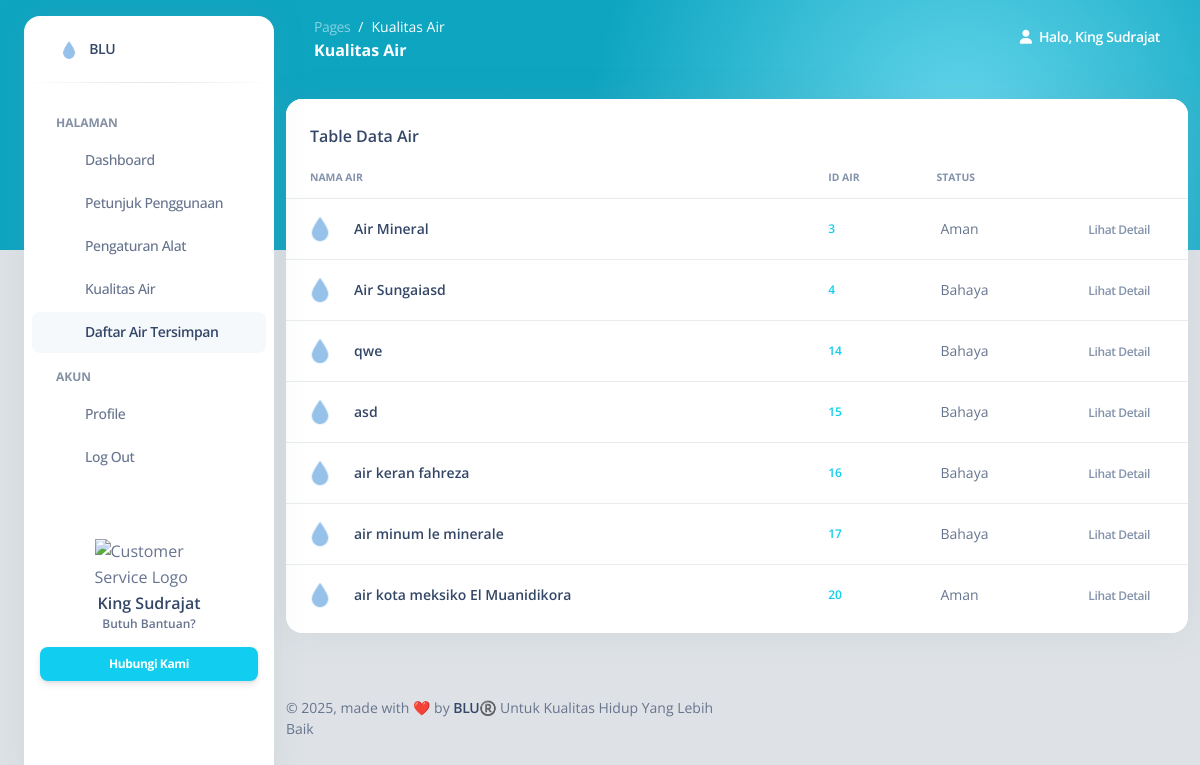
The page /pages/main/daftarair.php (signed in) on the database its author committed.
### tables this page shows
CREATE TABLE `users` (
  `id_user` int(10) NOT NULL,
  `nama` varchar(20) NOT NULL,
  `email` varchar(20) NOT NULL,
  `password` varchar(20) NOT NULL,
  `id_device` int(10) UNSIGNED DEFAULT NULL,
  `role` varchar(20) NOT NULL DEFAULT 'user'
);

CREATE TABLE `air` (
  `id_air` int(11) NOT NULL,
  `nama_air` varchar(100) NOT NULL,
  `deskripsi_air` text NOT NULL,
  `kualitas` enum('Bahaya','Hati-hati','Aman') NOT NULL,
  `ph_air` float NOT NULL,
  `turbidity_air` float NOT NULL,
  `tds_air` float NOT NULL,
  `id_user` int(11) NOT NULL
);

### pages/main/daftarair.php (the view, shortened to what this page needs)
<?php
include "../../classes/koneksi.php";
$id_user = $_SESSION['id_user'];
$query_user = $koneksi->query("SELECT * FROM users WHERE id_user = '$id_user'");
$data_user = $query_user->fetch_assoc();
?>
<!DOCTYPE html>
<html lang="en">
<head>
  <link href="https://demos.creative-tim.com/argon-dashboard-pro/assets/css/nucleo-icons.css" rel="stylesheet" />
  <link href="https://demos.creative-tim.com/argon-dashboard-pro/assets/css/nucleo-svg.css" rel="stylesheet" />
  <link id="pagestyle" href="../../assets/css/argon-dashboard.css?v=2.1.0" rel="stylesheet" />
</head>
<body class="g-sidenav-show  bg-gray-300">
  <aside class="sidenav bg-white navbar navbar-vertical navbar-expand-xs border-0 border-radius-xl my-3 fixed-start ms-4 " id="sidenav-main">
    <div class="sidenav-header">
      <a class="navbar-brand m-0" href="" target="_blank">
      <img src="../../assets/img/bluicon.png" width="26px" height="26px" class="navbar-brand-img h-100" alt="main_logo">
        <span class="ms-1 font-weight-bold"> BLU </span>
      </a>
    </div>
    <hr class="horizontal dark mt-0">
    <div class="collapse navbar-collapse  w-auto " id="sidenav-collapse-main">
      <ul class="navbar-nav">
      <li class="nav-item mt-3">
          <h6 class="ps-4 ms-2 text-uppercase text-xs font-weight-bolder opacity-6">Halaman </h6>
        </li>
        <li class="nav-item">
          <a class="nav-link " href="dashboard.php">
            <div class="icon icon-shape icon-sm border-radius-md text-center me-2 d-flex align-items-center justify-content-center">
            </div>
            <span class="nav-link-text ms-1">Dashboard</span>
          </a>
        </li>
        <li class="nav-item">
          <a class="nav-link " href="petunjuk.php">
            <div class="icon icon-shape icon-sm border-radius-md text-center me-2 d-flex align-items-center justify-content-center">
            </div>
            <span class="nav-link-text ms-1">Petunjuk Penggunaan</span>
          </a>
        </li>
        <li class="nav-item">
          <a class="nav-link " href="alat.php">
            <div class="icon icon-shape icon-sm border-radius-md text-center me-2 d-flex align-items-center justify-content-center">
            </div>
            <span class="nav-link-text ms-1">Pengaturan Alat</span>
          </a>
        </li>
        <li class="nav-item">
          <a class="nav-link " href="pantau.php">
            <div class="icon icon-shape icon-sm border-radius-md text-center me-2 d-flex align-items-center justify-content-center">
            </div>
            <span class="nav-link-text ms-1"> Kualitas Air </span>
          </a>
        </li>
        <li class="nav-item">
          <a class="nav-link active " href="daftarair.php">
            <div class="icon icon-shape icon-sm border-radius-md text-center me-2 d-flex align-items-center justify-content-center">
            </div>
            <span class="nav-link-text ms-1"> Daftar Air Tersimpan </span>
          </a>
        </li>
        <li class="nav-item mt-3">
          <h6 class="ps-4 ms-2 text-uppercase text-xs font-weight-bolder opacity-6">Akun </h6>
        </li>
        <li class="nav-item">
          <a class="nav-link " href="user.php">
            <div class="icon icon-shape icon-sm border-radius-md text-center me-2 d-flex align-items-center justify-content-center">
            </div>
            <span class="nav-link-text ms-1">Profile</span>
          </a>
        </li>
        <li class="nav-item">
          <a class="nav-link " href="../../classes/logout.php">
            <div class="icon icon-shape icon-sm border-radius-md text-center me-2 d-flex align-items-center justify-content-center">
            </div>
            <span class="nav-link-text ms-1">Log Out</span>
          </a>
        </li>
      </ul>
    </div>
    <div class="sidenav-footer mx-3 ">
      <div class="card card-plain shadow-none" id="sidenavCard">
        <img class="w-50 mx-auto" src="https://cdn-icons-gif.flaticon.com/17576/17576973.gif" alt="Customer Service Logo">
        <div class="card-body text-center p-3 w-100 pt-0">
          <div class="docs-info">
            <h6 class="mb-0">
            <?php echo isset($data_user['nama']) ? $data_user['nama'] : 'Data tidak tersedia'; ?>
            </h6>
            <p class="text-xs font-weight-bold mb-0">Butuh Bantuan?</p>
          </div>
        </div>
      </div>
      <a href="keluhan.php" target="_blank" class="btn btn-info btn-sm w-100 mb-3">Hubungi Kami</a>
    </div>
  </aside>
  <main class="main-content position-relative border-radius-lg ">
       <nav class="navbar navbar-main navbar-expand-lg px-0 mx-4 shadow-none border-radius-xl " id="navbarBlur" data-scroll="false">
      <div class="container-fluid py-1 px-3">
        <nav aria-label="breadcrumb">
          <ol class="breadcrumb bg-transparent mb-0 pb-0 pt-1 px-0 me-sm-6 me-5">
            <li class="breadcrumb-item text-sm"><a class="opacity-5 text-white" href="javascript:;">Pages</a></li>
            <li class="breadcrumb-item text-sm text-white active" aria-current="page">Kualitas Air</li>
          </ol>
          <h6 class="font-weight-bolder text-white mb-0"> Kualitas Air</h6>
        </nav>
          <ul class="navbar-nav  justify-content-end">
            <li class="nav-item d-flex align-items-center">
              <a href="javascript:;" class="nav-link text-white font-weight-bold px-0">
                <i class="fa fa-user me-sm-1"></i>
                <span class="d-sm-inline d-none">
                Halo, <?php echo isset($data_user['nama']) ? $data_user['nama'] : 'Data tidak tersedia'; ?>
              </span>
              </a>
            </li>
          </ul>
        </div>
    </nav>
    <div class="container-fluid py-4">
  <div class="row">
    <div class="col-12">
      <div class="card mb-4">
        <div class="card-header pb-0">
          <h6>Table Data Air</h6>
        </div>
        <div class="card-body px-0 pt-0 pb-2">
          <div class="table-responsive p-0">
            <table class="table align-items-center mb-0">
              <thead>
                <tr>
                  <th class="text-uppercase text-secondary text-xxs font-weight-bolder opacity-10">Nama Air</th>
                  <th class="text-uppercase text-secondary text-xxs font-weight-bolder opacity-10 ps-2">ID Air</th>
                  <th class="text-uppercase text-secondary text-xxs font-weight-bolder opacity-10 ps-1">Status</th>
                  <th class="text-secondary opacity-7"></th>
                </tr>
              </thead>
              <tbody>
                <?php
                include '../../classes/koneksi.php';
                $idUser = $_SESSION['id_user'];
                $query = "SELECT nama_air, id_air, kualitas FROM air WHERE id_user = ?";
                $stmt = mysqli_prepare($koneksi, $query);
                mysqli_stmt_bind_param($stmt, "s", $idUser);
                mysqli_stmt_execute($stmt);
                $result = mysqli_stmt_get_result($stmt);
                if (mysqli_num_rows($result) > 0) {
                  while ($row = mysqli_fetch_assoc($result)) {
                    echo "<tr>
                            <td>
                              <div class='d-flex px-2 py-1'>
                                <div>
                                  <img src='../../assets/img/bluicon.png' class='avatar avatar-sm me-3' alt='icon'>
                                </div>
                                <div class='d-flex flex-column justify-content-center'>
                                  <h6 class='mb-0 text-sm'>{$row['nama_air']}</h6>
                                </div>
                              </div>
                            </td>
                            <td>
                              <p class='text-xs text-info font-weight-bold mb-0'>{$row['id_air']}</p>
                            </td>
                            <td class='align-middle'>
                              <span class='mb-0 text-sm'>{$row['kualitas']}</span>
                            </td>
                            <td class='align-middle text-center'>
                            <a href='lihat_air.php?id_air={$row['id_air']}' class='text-secondary font-weight-bold text-xs' data-toggle='tooltip' data-original-title='Edit user'>
                                Lihat Detail
                            </a>
                            </td>
                          </tr>";
                  }
                } else {
                  echo "<tr><td colspan='4' class='text-center'>Tidak ada data air untuk ID User ini</td></tr>";
                }
                ?>
              </tbody>
            </table>
          </div>
        </div>
      </div>
    </div>
  </div>
</div>
      <footer class="footer pt-3  ">
      <div class="container-fluid">
        <div class="row align-items-center justify-content-lg-between">
          <div class="col-lg-6 mb-lg-0 mb-4">
            <div class="copyright text-center text-sm text-muted text-lg-start">
              © ,
              made with ❤️ by
              <a href="" class="font-weight-bold" target="_blank">BLU®️</a>
              Untuk Kualitas Hidup Yang Lebih Baik
            </div>
          </div>
        </div>
      </div>
    </footer>
  </main>
</body>
</html>

### rows shown on the page
users: nama "King Sudrajat"
air: nama_air "Air Mineral", id_air "3", kualitas "Aman"
air: nama_air "Air Sungaiasd", id_air "4", kualitas "Bahaya"
air: nama_air "qwe", id_air "14", kualitas "Bahaya"
air: nama_air "asd", id_air "15", kualitas "Bahaya"
air: nama_air "air keran fahreza", id_air "16", kualitas "Bahaya"
air: nama_air "air minum le minerale", id_air "17", kualitas "Bahaya"
air: nama_air "air kota meksiko El Muanidikora", id_air "20", kualitas "Aman"
